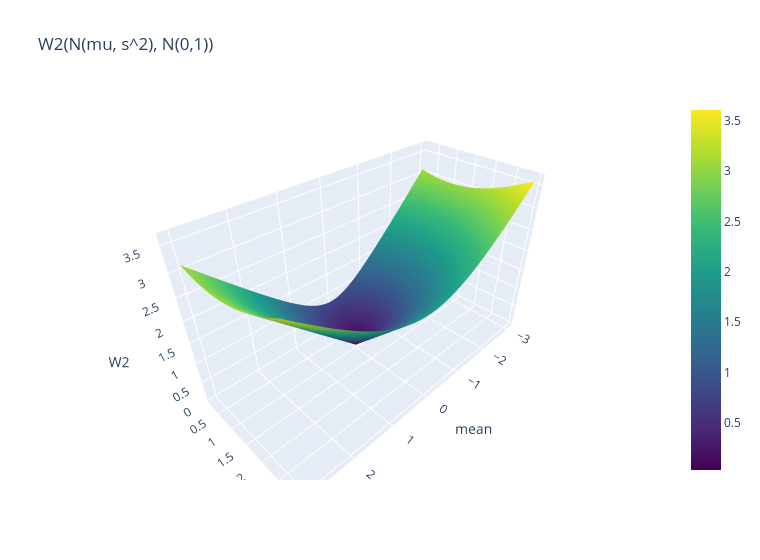

Notebook source saved alongside this figure:
### Markdown cell above
### 9.2 Interactive Plotly version of 9.1

### Code cell
fig = go.Figure(go.Surface(x=mus, y=sgs, z=W2s, colorscale="Viridis")); fig.update_layout(title="W2(N(mu, s^2), N(0,1))", width=760, height=560, scene=dict(xaxis_title="mean", yaxis_title="sd", zaxis_title="W2")); fig.show()
